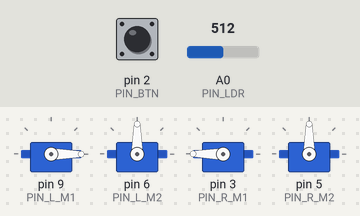
Bench run of a sketch on a simulated Arduino Uno, built with avr-gcc and run on an emulated ATmega328P. Shown: 4 × servo. The inputs (shaded band) are chosen by the test bench; at power-on: pin 2 (PIN_BTN) HIGH, A0 (PIN_LDR) = 512. What the sketch prints to the serial monitor is not drawn.

Above: at 1.7 s.
1.8 s: pin 2 (PIN_BTN) pulled LOW for 0.15 s
At 2.0 s:
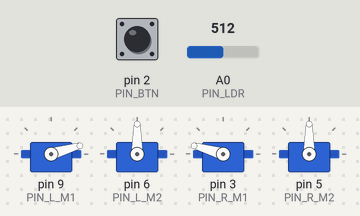
At 3.3 s:
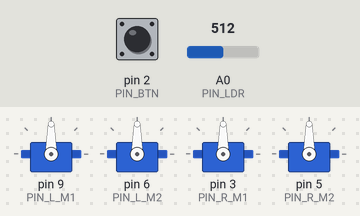
Timing chart, 0 to 14.5 s (numbered marks = the images above; inputs shaded):
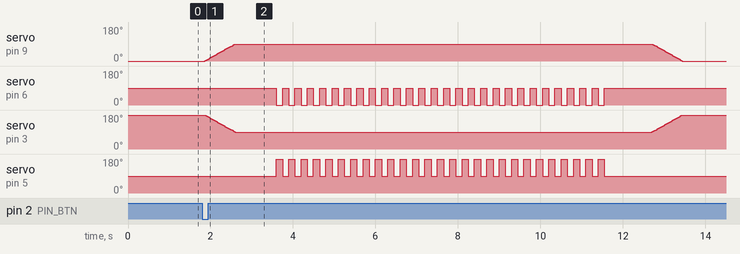

The sketch:

clappingtoiletloverA3-2.ino
```cpp
/*
  변박사 [A3-2안]

  상태1 {
    조도센서를 통한 변기 착석 행위 감지 중…
  }

  상태2 {
    조도센서를 통한 변기 착석 행위 감지 시, 상태2 진입

    “박수는 엉덩이를 춤추게 한다” 음성 출력(음원파일1 실행)
    조도센서를 통한 기립 행위 감지 중…
  }

  상태3-1 {
    조도센서를 통한 기립 행위 감지 시, 상태3 진입

    “이야-” 음성 출력(음원파일2 실행), 양팔(왼팔&오른팔) 아래 동작 동시수행
      왼팔: 모터2 시계방향으로 90도 회전(바깥시점 기준)
      오른팔: 모터2 반시계방향으로 90도 회전(바깥시점 기준)

    모터2 동작 종료 후 1초 경과 시, 양팔(왼팔&오른팔) 아래 동작 5초간 동시수행
      박수 및 함성 소리 음원 동시 출력(음원파일3 실행)
      왼팔:
        모터1 반시계방향으로 15도 회전(위시점 기준)
        모터1 시계방향으로 15도 회전(위시점 기준)
      오른팔:
        모터1 시계방향으로 15도 회전(위시점 기준)
        모터1 반시계방향으로 15도 회전(위시점 기준)

    모터1 동작 종료 후 1초 경과 시, 양팔(왼팔&오른팔) 아래 동작 동시수행
      왼팔: 모터2 반시계방향으로 90도 회전(바깥시점 기준)
      오른팔: 모터2 시계방향으로 90도 회전(바깥시점 기준)

      모터2 동작 종료 후 1초 경과 시, 상태1 진입
  }

  상태3-2 {
    스위치를 통한 버튼눌림 감지 시, 양팔(왼팔&오른팔) 아래 동작 동시수행
      “이야-” 음성 출력(음원파일2 실행), 양팔(왼팔&오른팔) 아래 동작 동시수행
        왼팔: 모터2 시계방향으로 90도 회전(바깥시점 기준)
        오른팔: 모터2 반시계방향으로 90도 회전(바깥시점 기준)

    모터2 동작 종료 후 1초 경과 시, 양팔(왼팔&오른팔) 아래 동작 5초간 동시수행
      박수 및 함성 소리 음원 출력(음원파일3 실행)
      왼팔:
        모터1 반시계방향으로 15도 회전(위시점 기준)
        모터1 시계방향으로 15도 회전(위시점 기준)
      오른팔:
        모터1 시계방향으로 15도 회전(위시점 기준)
        모터1 반시계방향으로 15도 회전(위시점 기준)

    모터1 동작 종료 후 1초 경과 시, 양팔(왼팔&오른팔) 아래 동작 동시수행
      왼팔: 모터2 반시계방향으로 90도 회전(바깥시점 기준)
      오른팔: 모터2 시계방향으로 90도 회전(바깥시점 기준)

    모터2 동작 종료 후 1초 경과 시, 상태1 진입
  }
*/


#include <Servo.h>

// 조도센서, 버튼 및 서보모터 연결 핀
const int PIN_LDR  = A0;
const int PIN_BTN  = 2;
const int PIN_L_M1 = 9;
const int PIN_L_M2 = 6;
const int PIN_R_M1 = 3;
const int PIN_R_M2 = 5;

// 조도 감지 설정 (두 값 사이는 경계값으로 무시)
const int DARK_TH   = 300;
const int BRIGHT_TH = 500;

// 착석 및 기립 판정 확정 시간 설정
const unsigned long SIT_CONFIRM_MS   = 1000;
const unsigned long STAND_CONFIRM_MS = 1000;

// 버튼 채터링(접점 떨림) 무시 시간
const unsigned long BTN_DEBOUNCE_MS = 50;


// 서보 각도 설정 (서보 각도가 커질수록 반시계방향으로 회전)
// 모터1 (어깨 들어오기, 바깥시점 기준)
const int L_M1_REST = 0;
const int L_M1_UP   = 90;
const int R_M1_REST = 180;
const int R_M1_UP   = 90;
// 모터2 (팔꿈치 박수, 위시점 기준)
const int M2_CENTER = 90;
const int L_M2_CLAP = M2_CENTER - 180;
const int R_M2_CLAP = M2_CENTER + 180;

// 타이밍
const int ARM_STEP_MS         = 8;     // 팔 올리고 내릴 때 1도당 지연(작을수록 빠름)
const unsigned long WAIT_1S   = 1000;
const unsigned long CLAP_TIME = 8000;
const int CLAP_HALF_MS        = 150;   // 박수 반동작(15도 갔다 오기 중 한쪽) 시간


// 상태 설정
enum State { IDLE, SEATED, CLAPPING };
State state = IDLE;

Servo leftM1, leftM2, rightM1, rightM2;

// 조도 감지 조건이 일정 시간 충족했는지 확인하기 위한 값 설정
bool condActive = false;
unsigned long condStart = 0;

bool heldFor(bool cond, unsigned long ms) {
  if (!cond) {
    condActive = false;
    return false;
  }
  if (!condActive) {
    condActive = true;
    condStart = millis();
  }
  return (millis() - condStart >= ms);
}

void resetHold() {
  condActive = false;
}

// 버튼이 '새로 눌린 순간'에만 true (누르고 있는 동안 계속 true 아님)
int btnStable = HIGH;
int btnLastRead = HIGH;
unsigned long btnChangedAt = 0;

bool buttonPressed() {
  int reading = digitalRead(PIN_BTN);
  if (reading != btnLastRead) {
    btnLastRead = reading;
    btnChangedAt = millis();
  }
  if (millis() - btnChangedAt >= BTN_DEBOUNCE_MS && reading != btnStable) {
    btnStable = reading;
    if (btnStable == LOW) return true;
  }
  return false;
}

// 두 서보를 동시에 같은 속도로 이동 (양팔 동시수행)
void moveTogether(Servo &a, int aFrom, int aTo, Servo &b, int bFrom, int bTo, int stepMs) {
  int steps = max(abs(aTo - aFrom), abs(bTo - bFrom));
  for (int i = 1; i <= steps; i++) {
    a.write(aFrom + (long)(aTo - aFrom) * i / steps);
    b.write(bFrom + (long)(bTo - bFrom) * i / steps);
    delay(stepMs);
  }
}

// 노트북 음원 재생 호출
void requestSound(int fileNo) {
  Serial.print("PLAY");
  Serial.println(fileNo);   // "PLAY1", "PLAY2", "PLAY3"
}

// 상태3(CLAPPING) 시퀀스 (3-1, 3-2 공통)
void runClapSequence() {

  // ① 음원2 재생 요청 + 양팔 들기 (모터2)
  requestSound(2);
  Serial.println(F("LOG: 팔 올리기"));
  moveTogether(leftM1, L_M1_REST, L_M1_UP, rightM1, R_M1_REST, R_M1_UP, ARM_STEP_MS);
  delay(WAIT_1S);

  // ② 음원3 재생 요청 + 5초간 왔다리갔다리 박수 (모터1)
  requestSound(3);
  Serial.println(F("LOG: 박수 시작"));
  unsigned long clapStart = millis();
  while (millis() - clapStart < CLAP_TIME) {
    // 왼팔 반시계 15도, 오른팔 시계 15도
    leftM2.write(L_M2_CLAP);
    rightM2.write(R_M2_CLAP);
    delay(CLAP_HALF_MS);

    // 왼팔 시계 15도, 오른팔 반시계 15도 (원위치)
    leftM2.write(M2_CENTER);
    rightM2.write(M2_CENTER);
    delay(CLAP_HALF_MS);
  }
  delay(WAIT_1S);

  // ③ 양팔 내리기 (모터2 원위치)
  Serial.println(F("LOG: 팔 내리기"));
  moveTogether(leftM1, L_M1_UP, L_M1_REST, rightM1, R_M1_UP, R_M1_REST, ARM_STEP_MS);
  delay(WAIT_1S);
}


// ================== setup / loop ==================
void setup() {
  Serial.begin(9600);

  pinMode(PIN_BTN, INPUT_PULLUP);

  leftM1.attach(PIN_L_M1);
  leftM2.attach(PIN_L_M2);
  rightM1.attach(PIN_R_M1);
  rightM2.attach(PIN_R_M2);

  // 초기 자세: 팔 내리고 숨긴 상태
  leftM2.write(M2_CENTER);
  rightM2.write(M2_CENTER);
  leftM1.write(L_M1_REST);
  rightM1.write(R_M1_REST);
  delay(500);

  Serial.println(F("LOG: 변박사 시작 - 상태1(IDLE)"));
}

void loop() {
  int ldr = analogRead(PIN_LDR);
  bool pressed = buttonPressed();   // 버튼 상태는 매 loop마다 갱신해야 함

  // 0.5초마다 센서값 출력 (임계값 조정용)
  static unsigned long lastPrint = 0;
  if (millis() - lastPrint >= 500) {
    lastPrint = millis();
    Serial.print(F("LOG:LDR="));
    Serial.print(ldr);
    Serial.print(F(" state="));
    Serial.println(state + 1);   // 1, 2, 3
  }

  // 상태3-2: 조도센서 고장 대비 안전장치 (상태1, 상태2 어디서든 버튼 누르면 바로 박수)
  if (pressed && state != CLAPPING) {
    resetHold();
    Serial.println(F("LOG: 버튼 눌림 -> 상태3-2(CLAPPING)"));
    state = CLAPPING;
  }

  switch (state) {
    case IDLE:       // 상태1: 착석 감지 중
      if (heldFor(ldr < DARK_TH, SIT_CONFIRM_MS)) {
        resetHold();
        Serial.println(F("LOG: 착석 감지 -> 상태2(SEATED)"));
        requestSound(1);
        state = SEATED;
      }
      break;

    case SEATED:     // 상태2: 기립 감지 중
      if (heldFor(ldr > BRIGHT_TH, STAND_CONFIRM_MS)) {
        resetHold();
        Serial.println(F("LOG: 기립 감지 -> 상태3-1(CLAPPING)"));
        state = CLAPPING;
      }
      break;

    case CLAPPING:   // 상태3: 음원2 + 팔 올리기 → 음원3 + 박수 → 팔 내리기
      runClapSequence();
      resetHold();
      Serial.println(F("LOG: 시퀀스 종료 -> 상태1(IDLE)"));
      state = IDLE;
      break;
  }
}
```

Measured:
- after the input at 1.8 s, servo on pin 9 (PIN_L_M1): rises from 0° to 90° in 0.74 s, then falls to 0° in 10.8 s; servo on pin 6 (PIN_L_M2): alternates 90° for 0.15 s and 0° for 0.15 s, 54 changes in all, then stays 90°, starting after 1.8 s
